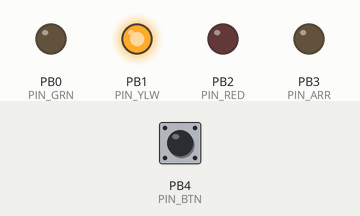
Recording of a program running on a simulated ATtiny85, built with avr-gcc and run on an emulated ATtiny85. On the bench: output pins drawn as LEDs (lit = HIGH). The inputs (shaded band) are chosen by the test bench; at power-on: PB4 (PIN_BTN) LOW.

Above: at 1.2 s.
1.3 s: PB4 (PIN_BTN) pulled HIGH for 0.15 s
At 1.37 s:
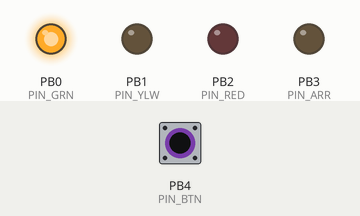
4.4 s: PB4 (PIN_BTN) pulled HIGH for 1 s
At 6.5 s:
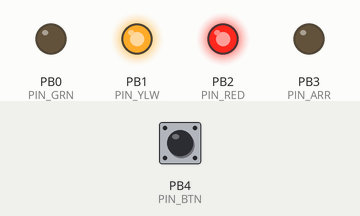
8.4 s: PB4 (PIN_BTN) pulled HIGH for 3.2 s
At 8.7 s:
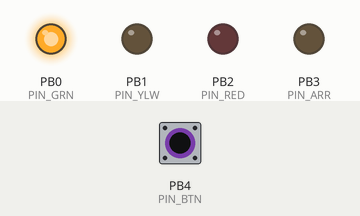
13.1 s: PB4 (PIN_BTN) pulled HIGH for 0.15 s
At 18.3 s:
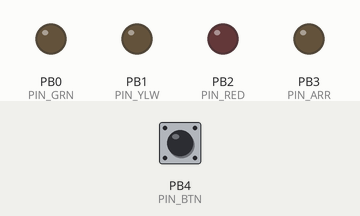
Timing chart, 0 to 19.8 s (numbered marks = the images above; inputs shaded):
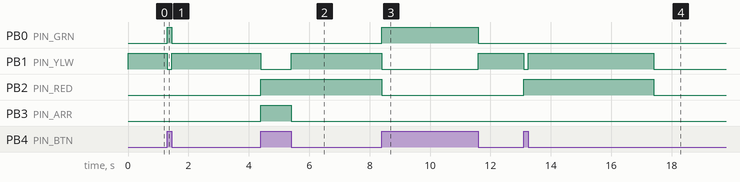

The program:

main.cpp
```cpp
#include <Arduino.h>

#ifdef REV_A
#define PIN_BTN 4
#define PIN_GRN 0
#define PIN_YLW 1
#define PIN_RED 2
#ifdef FEATURES_ARROW
#define PIN_ARR 3
#endif
#endif

#ifdef REV_B
#define PIN_BTN 3
#define PIN_GRN 4
#define PIN_YLW 1
#define PIN_RED 0
#ifdef FEATURES_ARROW
#define PIN_ARR 2
#endif
#endif

#ifdef FEATURES_ARROW
#define PIN_ARR 3
#endif

#define LED_OFF LOW
#define LED_ON HIGH

#define BTN_OFF HIGH
#define BTN_ON LOW

#define OFF_AFTER_SEC 5

enum State
{
  OFF,
  ON,
  GREEN,
  YELLOW_TO_RED,
  RED,
  YELLOW_TO_GREEN,
  TO_OFF
};

State current_state = OFF;

void do_demo_pin(uint8_t pin)
{
  for (uint8_t x = 0; x < 0xff; x++)
  {
    analogWrite(pin, x);
    delay(1);
  }
  for (uint8_t x = 0xff; x > 0; x--)
  {
    analogWrite(pin, x);
    delay(1);
  }
  analogWrite(pin, 0);
}

void setup()
{
  pinMode(PIN_BTN, INPUT);
  pinMode(PIN_GRN, OUTPUT);
  pinMode(PIN_YLW, OUTPUT);
  pinMode(PIN_RED, OUTPUT);

#ifdef FEATURES_ARROW
  pinMode(PIN_ARR, OUTPUT);
  digitalWrite(PIN_ARR, LOW);
#endif

#ifdef DEMO_MODE
  while (1)
  {
    do_demo_pin(PIN_GRN);
    do_demo_pin(PIN_YLW);
    do_demo_pin(PIN_RED);
  }
#endif
}

uint16_t last_off = 0;
#ifdef FEATURES_ARROW
uint8_t arrow_flag = 0;
uint8_t arrow_seq = 0;
#endif

void loop()
{
  uint8_t btn_state = digitalRead(PIN_BTN);
  if (btn_state == BTN_OFF)
  {
    last_off = millis() >> 10;
  }
  if (btn_state == BTN_ON)
  {
    uint16_t now = millis() >> 10;
    uint16_t sec_on = now - last_off;
    // check if long press
    if (sec_on >= OFF_AFTER_SEC)
    {
      current_state = TO_OFF;
    }
  }

  switch (current_state)
  {
  case TO_OFF:
    if (btn_state == BTN_ON)
    {
      digitalWrite(PIN_YLW, OFF);
      digitalWrite(PIN_RED, OFF);
      digitalWrite(PIN_GRN, OFF);
    }
    if (btn_state == BTN_OFF)
    {
      current_state = OFF;
    }
    break;

  case OFF:
    if (btn_state == BTN_OFF)
    {
      uint16_t seconds = millis() >> 10;
      uint8_t yellow_state = seconds % 2;
      digitalWrite(PIN_YLW, yellow_state);
    }
    if (btn_state == BTN_ON)
    {
      current_state = ON;
    }
    break;

  case ON:
    if (btn_state == BTN_ON)
    {
      digitalWrite(PIN_YLW, ON);
    }
    if (btn_state == BTN_OFF)
    {
      current_state = GREEN;
    }
    break;

  case GREEN:
    if (btn_state == BTN_OFF)
    {
      digitalWrite(PIN_RED, LED_OFF);
      digitalWrite(PIN_YLW, LED_OFF);
      digitalWrite(PIN_GRN, LED_ON);
    }
    if (btn_state == BTN_ON)
    {
      current_state = YELLOW_TO_RED;
    }
    break;

  case YELLOW_TO_RED:
    if (btn_state == BTN_ON)
    {
      digitalWrite(PIN_GRN, LED_OFF);
      digitalWrite(PIN_YLW, LED_ON);
    }
    if (btn_state == BTN_OFF)
    {
      current_state = RED;
    }
    break;

  case RED:
    if (btn_state == BTN_OFF)
    {
      digitalWrite(PIN_YLW, LED_OFF);
      digitalWrite(PIN_RED, LED_ON);
#ifdef FEATURES_ARROW
      if (arrow_flag == 0)
      {
        bool should_switch_on = arrow_seq++ % 2 == 0;
        //millis() % 2 == 0;
        if (should_switch_on)
          digitalWrite(PIN_ARR, LED_ON);
        arrow_flag = 1;
      }
#endif
    }
    if (btn_state == BTN_ON)
    {
      current_state = YELLOW_TO_GREEN;
#ifdef FEATURES_ARROW
      arrow_flag = 0;
#endif
    }
    break;

  case YELLOW_TO_GREEN:
    if (btn_state == BTN_ON)
    {
#ifdef FEATURES_ARROW
      digitalWrite(PIN_ARR, LED_OFF);
#endif
      digitalWrite(PIN_RED, LED_ON);
      digitalWrite(PIN_YLW, LED_ON);
    }
    if (btn_state == BTN_OFF)
    {
      current_state = GREEN;
    }
    break;
  }
}
```

Measured:
- after the input at 1.3 s, PB0 (PIN_GRN): LOW → HIGH at once, → LOW 0.15 s later; PB1 (PIN_YLW): HIGH → LOW at once, → HIGH 0.15 s later
- after the input at 4.4 s, PB1 (PIN_YLW): HIGH → LOW after 0.00 s instead of 1.7 s; PB2 (PIN_RED): LOW → HIGH at once; PB3 (PIN_ARR): LOW → HIGH at once, → LOW 1.0 s later
- after the input at 8.4 s, PB0 (PIN_GRN): LOW → HIGH at once, → LOW 3.2 s later; PB1 (PIN_YLW), PB2 (PIN_RED): HIGH → LOW after 0.00 s instead of 1.8 s
- after the input at 13.1 s, PB1 (PIN_YLW): HIGH → LOW after 0.00 s instead of 3.3 s; PB2 (PIN_RED): LOW → HIGH at once, → LOW 4.3 s later
